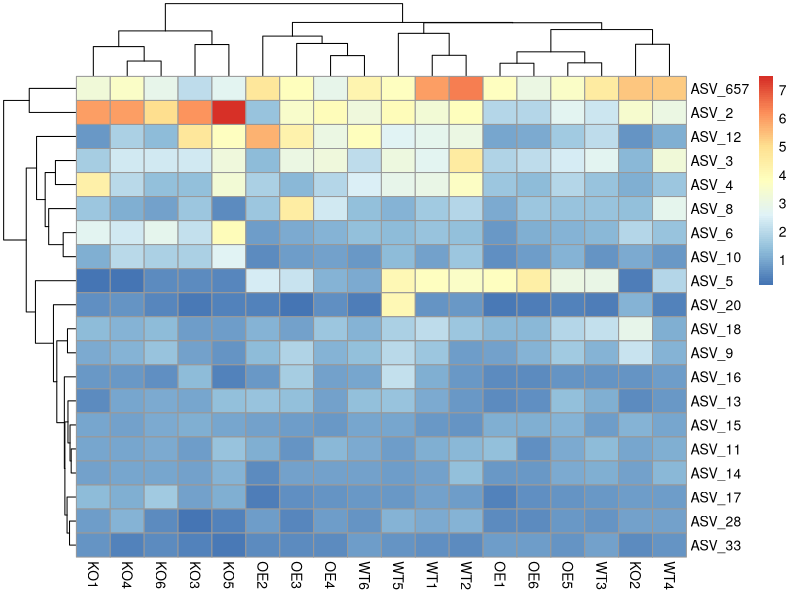

This chart was generated by the following R code:
## ---- chunk 1
knitr::opts_chunk$set(
	echo=T, comment=NA, message=F, warning=F,
	fig.align="center", fig.width=5, fig.height=3, dpi=300)
## ---- chunk 2
# 加载漂亮热图绘制包pheatmap
library(pheatmap)

# 读取数据表并标准化百分比
otu <- read.delim("otutab.txt", header=T, row.names=1)
otu=as.data.frame(t(t(otu)/colSums(otu)*100))
# 通常我们只关注高丰度且显著差异的，按每个OTU的总丰度排序
otu$sum <- rowSums(otu)
# 按每行的和降序排列
otu_order <- otu[order(otu$sum, decreasing=TRUE), ]
# 取丰度前30的OTUs
mat <- otu_order[1:20, -ncol(otu)]

# pheatmap绘制热图
pheatmap(mat=mat)
# pheatmap保存图片，指定文件和图片宽高(英寸)
pheatmap(mat=mat, filename="p1.pheatmap_OTU_top20.pdf", width=4, height=3)
pheatmap(mat=mat, filename="p1.pheatmap_OTU_top20.jpg", width=4, height=3)
## ---- chunk 3
# 参数: 边框色border_color默认为灰，列树高treeheight_col默认50改为5
# 指定单元格宽cellwidth和高cellheight，默认按绘图区大小自动优化
# cluster_row/cluster_col按行列聚类，show_rownames/show_colnames显示行/列名
pheatmap(mat=mat,  
         border_color='grey60', 
         treeheight_col=5,
         cellwidth=15,  cellheight=5, 
         cluster_row=F,  cluster_col=T, 
         show_rownames=F, show_colnames=T,
         clustering_method="complete", 
         filename="p2.pheatmap_OTU_top20_sample.jpg", width=4, height=2)
## ---- chunk 4
# log2 转换，通常百万比经常log2转换，数据范围由1-1000000变为1-20
scale_test <- apply(mat, 2, function(x) log2(x+1))
pheatmap(mat=scale_test, treeheight_col=5, 
         cellwidth=15,  cellheight=5,
         cluster_row=F,show_rownames=F, 
         filename="p3.pheatmap_OTU_top20_sample_log2.jpg", width=4, height=2)
## ---- chunk 5
# scale 转换
scale_test <- apply(mat, 2, scale)
pheatmap(mat=scale_test,border_color='grey60', 
         treeheight_col=5,cellwidth=15,  cellheight=5, 
         cluster_row=F,show_rownames=F, 
         filename="p4.pheatmap_OTU_top20_sample_zscore.jpg", width=4, height=2)
## ---- chunk 6
# cutree_cols=3分割热图指定为3类
pheatmap(mat=scale_test, treeheight_col=5,
         cluster_row=F, show_rownames=F,
         cutree_cols=3, 
         filename="p5.pheatmap_OTU_top20_sample_cutree3.jpg", width=4, height=2)
## ---- chunk 7
# 利用colorRampPalette生成梯度渐变颜色，参考?colorRampPalette
first <- colorRampPalette(c("white", "navy"))(10)
second <- colorRampPalette(c("navy", "red"))(40)
palette <- c(first, second)
# color=palette自定义颜色白-海军蓝-红
pheatmap(mat=scale_test, color=palette,treeheight_col=5,
         cluster_row=F, show_rownames=F, 
         filename="p6.pheatmap_OTU_top20_sample_color.jpg", width=4, height=2)
## ---- chunk 8
# 读取元数据，添加样本注释
design <- read.delim("metadata.txt", header=T, row.names=1)
annot_data <- data.frame(row.names=colnames(mat), group=design$Group)
# 绘制添加样本列注释的图
pheatmap(mat=scale_test,treeheight_col=5,cluster_row=F,
         show_rownames=F,cutree_cols=3, annotation_col=annot_data, 
         filename="p7.pheatmap_column_annotation.jpg", width=4, height=2)
## ---- chunk 9
# 读取比较列表
input = read.table("KO-WT.txt", header=T, row.names=1, sep="\t", comment.char="", stringsAsFactors=F)
# 筛选显著差异部分
input = subset(input, level %in% c("Enriched","Depleted"))
# 筛选差异比较中样本数据
norm = input[,-(1:7)]

# 读取实验设计注释列分组
design = read.table("metadata.txt", header=T, row.names=1, sep="\t", comment.char="")
# 准备行列注释
anno_col = data.frame(Group = design$Group, row.names = rownames(design))
# 读取物种分类添加行注释 
taxonomy = read.table("taxonomy.txt", sep = "\t", row.names=1, header=T)
input$Phylum = taxonomy[rownames(input),"Phylum"]
anno_row = data.frame(Level = input$level, Taxonomy = input$Phylum, row.names = rownames(input))
# 绘图
pheatmap(norm,
  scale = "row",
  treeheight_col=15,treeheight_row=15,
  cutree_rows=2,cutree_cols = 2,
  cluster_cols = TRUE,
  annotation_col = anno_col,
  annotation_row = anno_row,
  filename = paste("p8.KO-WT.heatmap.jpg", sep=""),
  width=8, height=5,
  annotation_names_row= T,annotation_names_col=T,
  show_rownames=T,show_colnames=T,
  fontsize=7,display_numbers=F)
## ---- chunk 10
# 读取比较列表
dis = read.table("bray_curtis.txt", header=T, row.names=1, sep="\t", comment.char="", stringsAsFactors=F)
# 读取实验设计注释列分组
design = read.table("metadata.txt", header=T, row.names=1, sep="\t", comment.char="")
# 准备行/列注释
anno_col = data.frame(Group = design$Group, row.names = rownames(design))
anno_row = data.frame(Group = design$Group, row.names = rownames(design))
# 绘图
pheatmap(dis,
  treeheight_col=15,treeheight_row=15,
  annotation_names_row= T,annotation_names_col=T,
  annotation_col = anno_col,annotation_row = anno_row,
  filename = paste("p9.Bray-Curtis.jpg", sep=""),width=6, height=4,
  fontsize=7,display_numbers=T)
